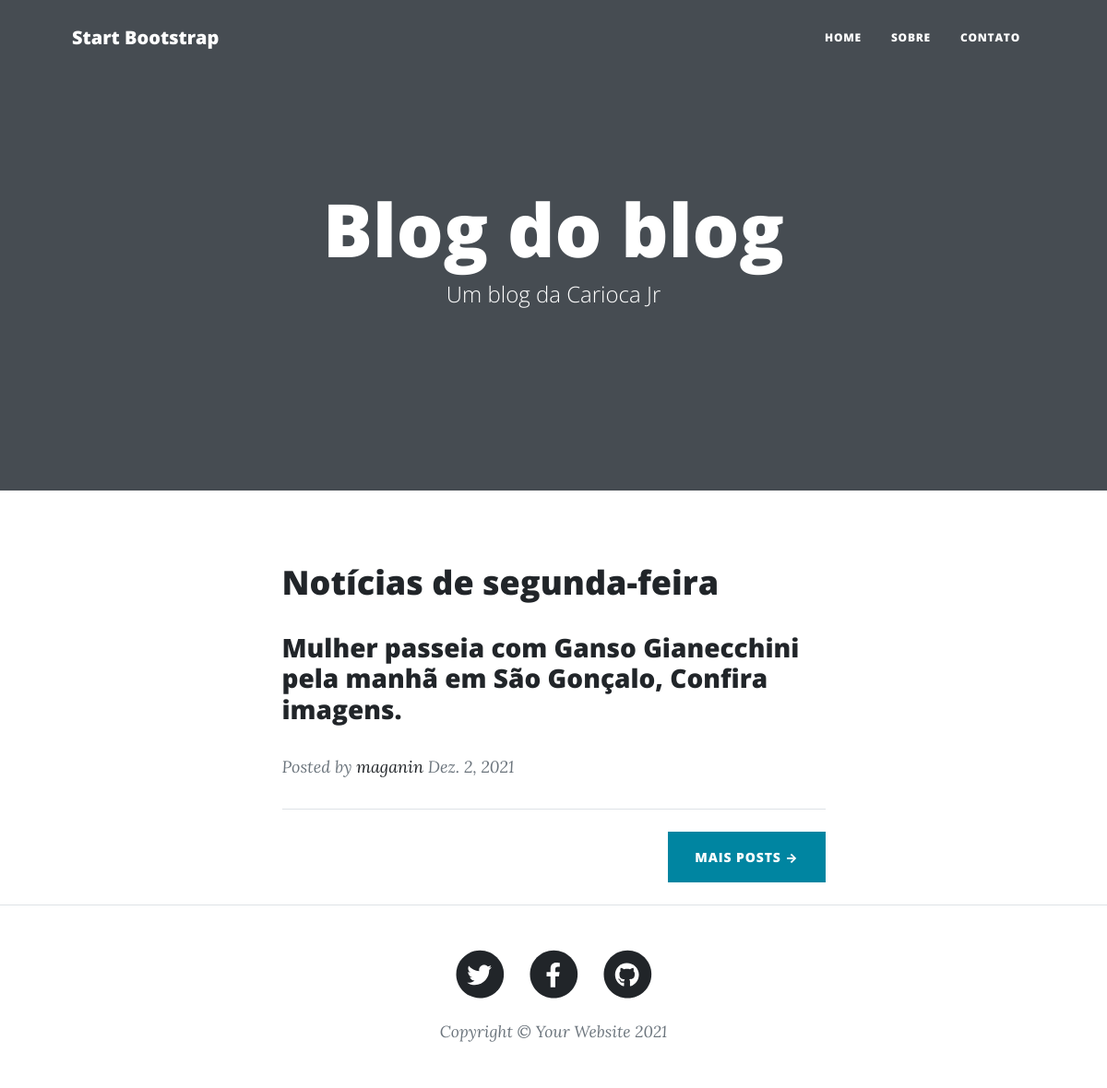
/, run on an earlier commit of the app's database.
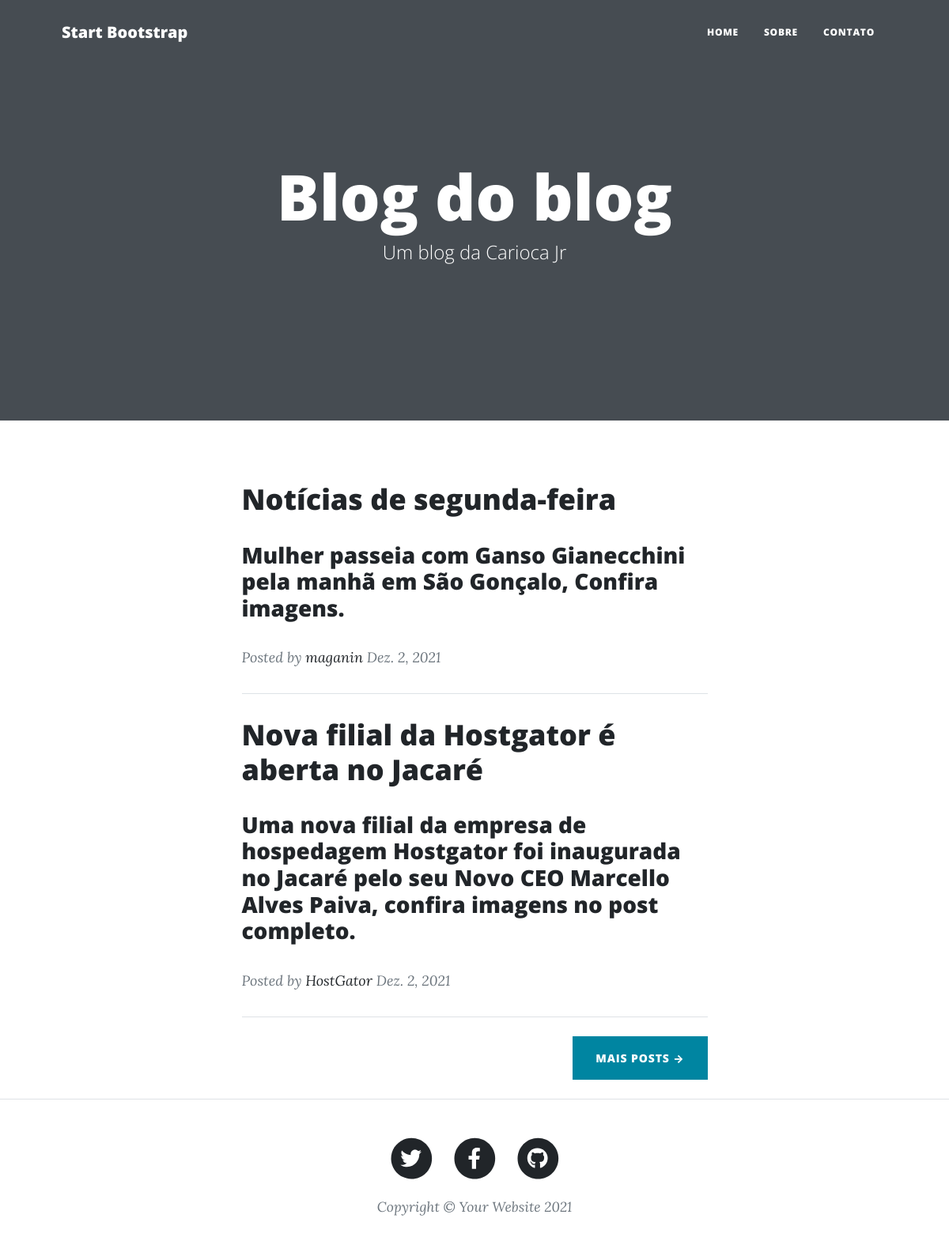
And on a later commit of the database.
### blog/models.py (models this page shows, shortened)
class Post(models.Model):
    title = models.CharField(max_length=255)
    summary = RichTextField()
    content = RichTextUploadingField()
    author = models.ForeignKey(User, on_delete=models.PROTECT)
    created_at = models.DateField(auto_now_add=True)

### blog/views.py (the view)
# urls.py: 2. Add a URL to urlpatterns:  path('', views.home, name='home')
def home(request):
    posts = Post.objects.all()
    return render(request, 'index.html', {'posts': posts})

### templates/index.html
{% extends 'base.html' %}
{% load static %}
{% block content %}
        <header class="masthead" style="background-image: {% static 'assets/img/home-bg.jpg' %}">
            <div class="container position-relative px-4 px-lg-5">
                <div class="row gx-4 gx-lg-5 justify-content-center">
                    <div class="col-md-10 col-lg-8 col-xl-7">
                        <div class="site-heading">
                            <h1>Blog do blog</h1>
                            <span class="subheading">Um blog da Carioca Jr</span>
                        </div>
                    </div>
                </div>
            </div>
        </header>
        <div class="container px-4 px-lg-5">
            <div class="row gx-4 gx-lg-5 justify-content-center">
                <div class="col-md-10 col-lg-8 col-xl-7">
                    {% for post in posts %}
                    <div class="post-preview">
                        <a href="/posts/{{ post.pk }}">
                            <h2 class="post-title">{{ post.title }}</h2>
                        </a>
                        <h3 class="post-subtitle">{{ post.summary|safe }}</h3>
                        <p class="post-meta">
                            Posted by
                            <a href="#!">{{ post.author }}</a>
                            {{ post.created_at }}
                        </p>
                    </div>
                    <hr class="my-4" />
                    {% endfor %}
                    <div class="d-flex justify-content-end mb-4"><a class="btn btn-primary text-uppercase" href="#!">Mais Posts →</a></div>
                </div>
            </div>
        </div>
{% endblock %}

### templates/base.html (shortened to what this page needs)
{% load bootstrap4 %}
{% load static %}
<!DOCTYPE html>
<html lang="en">
    <head>
        {% bootstrap_css %}
        <link href="{% static 'css/styles.css' %}" rel="stylesheet" />
    </head>
    <body>
        <nav class="navbar navbar-expand-lg navbar-light" id="mainNav">
            <div class="container px-4 px-lg-5">
                <a class="navbar-brand" href="/">Start Bootstrap</a>
                <div class="collapse navbar-collapse" id="navbarResponsive">
                    <ul class="navbar-nav ms-auto py-4 py-lg-0">
                        <li class="nav-item"><a class="nav-link px-lg-3 py-3 py-lg-4" href="/">Home</a></li>
                        <li class="nav-item"><a class="nav-link px-lg-3 py-3 py-lg-4" href="/sobre/">Sobre</a></li>
                        <li class="nav-item"><a class="nav-link px-lg-3 py-3 py-lg-4" href="/contato/">Contato</a></li>
                    </ul>
                </div>
            </div>
        </nav>
        <div class="wrapper">
            {% block content %}{% endblock %}
        </div>
        <footer class="border-top">
            <div class="container px-4 px-lg-5">
                <div class="row gx-4 gx-lg-5 justify-content-center">
                    <div class="col-md-10 col-lg-8 col-xl-7">
                        <ul class="list-inline text-center">
                            <li class="list-inline-item">
                                <a href="#!">
                                    <span class="fa-stack fa-lg">
                                        <i class="fas fa-circle fa-stack-2x"></i>
                                        <i class="fab fa-twitter fa-stack-1x fa-inverse"></i>
                                    </span>
                                </a>
                            </li>
                            <li class="list-inline-item">
                                <a href="#!">
                                    <span class="fa-stack fa-lg">
                                        <i class="fas fa-circle fa-stack-2x"></i>
                                        <i class="fab fa-facebook-f fa-stack-1x fa-inverse"></i>
                                    </span>
                                </a>
                            </li>
                            <li class="list-inline-item">
                                <a href="#!">
                                    <span class="fa-stack fa-lg">
                                        <i class="fas fa-circle fa-stack-2x"></i>
                                        <i class="fab fa-github fa-stack-1x fa-inverse"></i>
                                    </span>
                                </a>
                            </li>
                        </ul>
                        <div class="small text-center text-muted fst-italic">Copyright &copy; Your Website 2021</div>
                    </div>
                </div>
            </div>
        </footer>
    </body>
</html>

What changed in the data, as far as the page shows it:
added Post: title "Nova filial da Hostgator é aberta no Jacaré", summary "Uma nova filial da empresa de hospedagem Hostgator foi inaugurada no Jacaré pelo seu Novo CEO Marcello Alves Paiva, confira imagens no post completo.", author "HostGator", created_at "Dez. 2, 2021"
